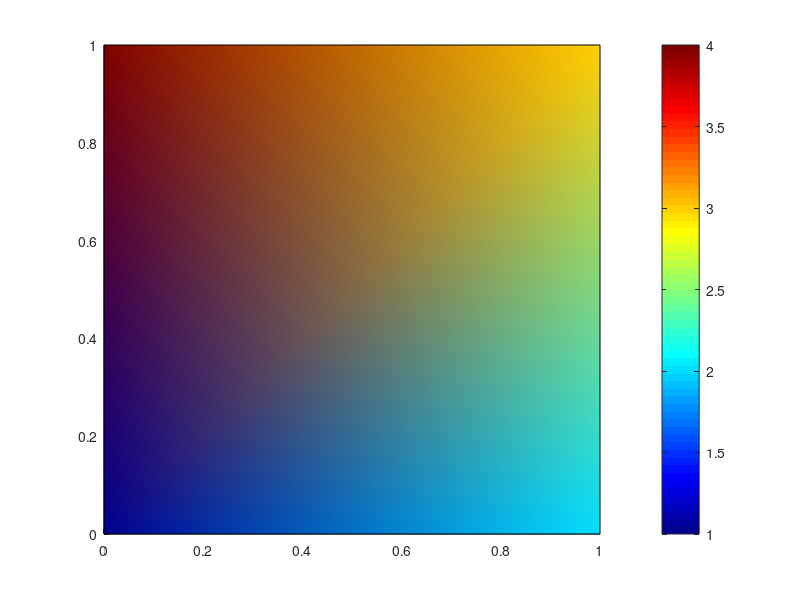

Here is the MATLAB script that generated this plot:
% 创建一个 patch 图形
x = [0 1 1 0];
y = [0 0 1 1];
c = [1 2 3 4];
patch(x, y, c);

% 设置颜色映射
colormap jet;

% 添加颜色条
colorbar;